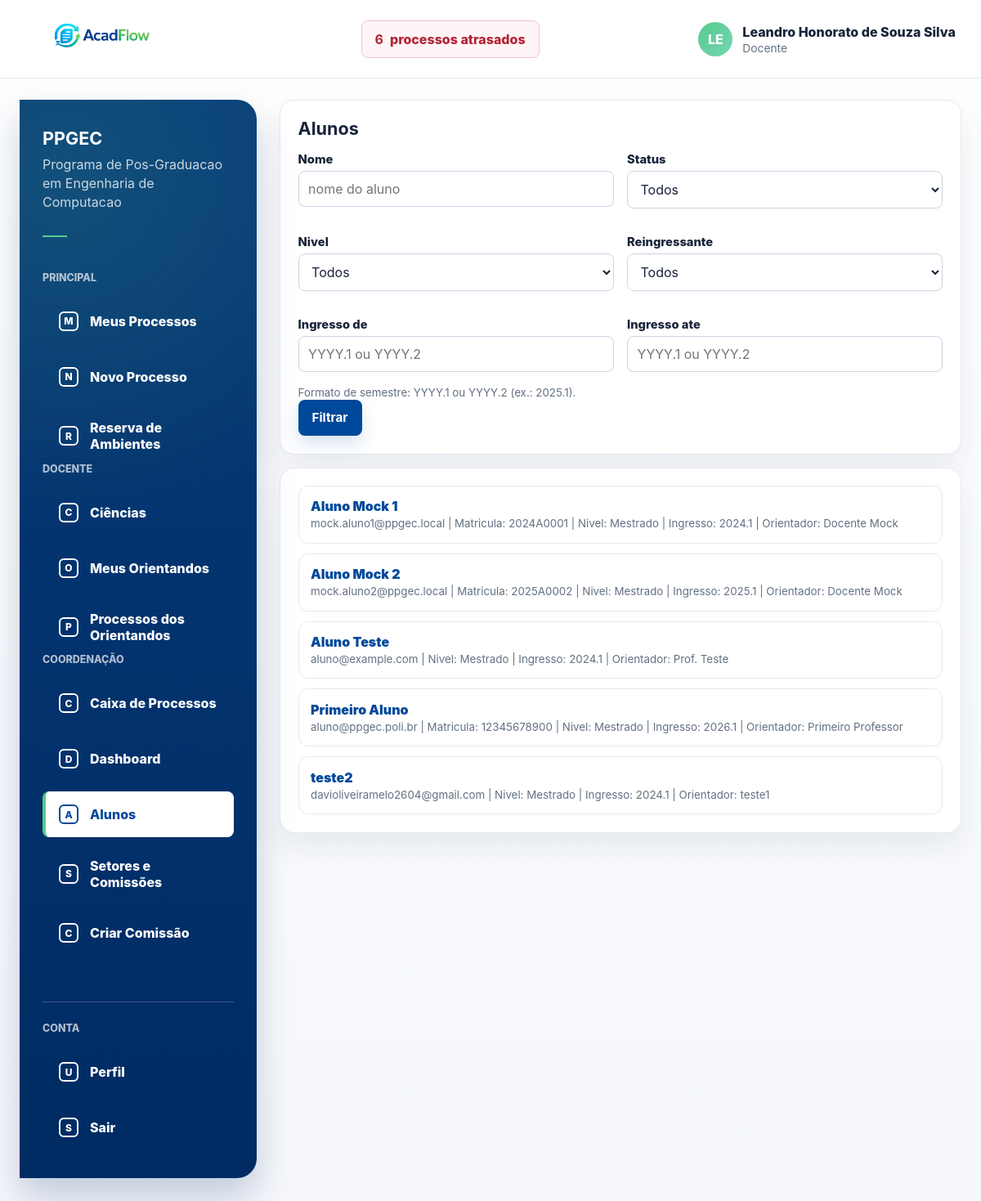
Screenshot of /coordenacao/alunos/ (signed in) with the database file from the repository.
### processos/models.py (models this page shows, shortened)
class User(AbstractUser):
    class TipoUsuario(models.TextChoices):
        ALUNO = "ALUNO", "Aluno"
        DOCENTE = "DOCENTE", "Docente"
        SERVIDOR = "SERVIDOR", "Servidor"
    username = None
    first_name = None
    last_name = None
    nome = models.CharField(max_length=255)
    email = models.EmailField(unique=True)
    polo_atuacao = models.ForeignKey(
        "Polo",
        on_delete=models.SET_NULL,
        null=True,
        blank=True,
        related_name="servidores",
    )
    tipo_usuario = models.CharField(
        max_length=20,
        choices=TipoUsuario.choices,
        default=TipoUsuario.SERVIDOR,
    )
    USERNAME_FIELD = "email"
    REQUIRED_FIELDS = ["nome"]
    objects = UserManager()
    class Meta:
        ordering = ["nome", "email"]

class Aluno(User):
    class NivelCurso(models.TextChoices):
        MESTRADO = "MESTRADO", "Mestrado"
        DOUTORADO = "DOUTORADO", "Doutorado"
    class StatusAluno(models.TextChoices):
        ATIVO = "ATIVO", "Ativo"
        DESLIGADO = "DESLIGADO", "Desligado"
        DEFENDEU = "DEFENDEU", "Defendeu"
    semestre_validator = RegexValidator(
        regex=r"^\d{4}\.[12]$",
        message="Informe no formato YYYY.1 ou YYYY.2.",
    )
    status_aluno = models.CharField(
        max_length=12,
        choices=StatusAluno.choices,
        default=StatusAluno.ATIVO,
    )
    matricula = models.CharField(max_length=50, blank=True)
    class Meta:
        verbose_name = "Aluno"
        verbose_name_plural = "Alunos"
    def trajetoria_ativa(self):
        return self.trajetorias.filter(status=TrajetoriaAcademica.Status.ATIVA).order_by("-criado_em").first()

class TrajetoriaAcademica(models.Model):
    class Status(models.TextChoices):
        ATIVA = "ATIVA", "Ativa"
        CONCLUIDA = "CONCLUIDA", "Concluida"
        DESLIGADA = "DESLIGADA", "Desligada"
        TRANCADA = "TRANCADA", "Trancado"
    aluno = models.ForeignKey(Aluno, on_delete=models.CASCADE, related_name="trajetorias")
    nivel_curso = models.CharField(max_length=10, choices=Aluno.NivelCurso.choices)
    status = models.CharField(max_length=15, choices=Status.choices, default=Status.ATIVA)
    ingresso = models.CharField(max_length=6, validators=[Aluno.semestre_validator])
    prazo_qualificacao = models.CharField(max_length=6, blank=True, validators=[Aluno.semestre_validator])
    prazo_defesa = models.CharField(max_length=6, blank=True, validators=[Aluno.semestre_validator])
    orientador = models.ForeignKey(
        settings.AUTH_USER_MODEL,
        on_delete=models.SET_NULL,
        null=True,
        blank=True,
        related_name="trajetorias_orientadas",
        limit_choices_to={"tipo_usuario": User.TipoUsuario.DOCENTE},
    )
    coorientador = models.ForeignKey(
        settings.AUTH_USER_MODEL,
        on_delete=models.SET_NULL,
        null=True,
        blank=True,
        related_name="trajetorias_coorientadas",
        limit_choices_to={"tipo_usuario": User.TipoUsuario.DOCENTE},
    )
    coorientador_externo_nome = models.CharField(max_length=255, blank=True)
    coorientador_externo_email = models.EmailField(blank=True)
    coorientador_externo_instituicao = models.CharField(max_length=255, blank=True)
    isQualificado = models.BooleanField(default=False)
    numero_defesa = models.CharField(max_length=80, blank=True)
    data_defesa = models.DateField(null=True, blank=True)
    deposito_versao_final = models.BooleanField(default=False)
    reingressante = models.BooleanField(default=False)
    criado_em = models.DateTimeField(auto_now_add=True)
    atualizado_em = models.DateTimeField(auto_now=True)
    class Meta:
        ordering = ["-criado_em"]

### processos/views.py (the view)
# urls.py: path("coordenacao/alunos/", alunos_view, name="coordenacao_alunos"),
@login_required
def alunos_view(request):
    if not _has_gestao_access(request.user):
        raise PermissionDenied("Acesso restrito a coordenadores e servidores.")
    queryset = Aluno.objects.prefetch_related("trajetorias__orientador").order_by("nome")
    nome = request.GET.get("nome", "").strip()
    nivel = request.GET.get("nivel", "").strip().upper()
    ingresso_inicio_raw = request.GET.get("ingresso_inicio", "").strip()
    ingresso_fim_raw = request.GET.get("ingresso_fim", "").strip()
    status = request.GET.get("status", "").strip().upper()
    if nome:
        queryset = queryset.filter(nome__icontains=nome)
    if nivel:
        queryset = queryset.filter(trajetorias__nivel_curso=nivel)
    ingresso_inicio = ingresso_inicio_raw if _semestre_valido(ingresso_inicio_raw) else ""
    ingresso_fim = ingresso_fim_raw if _semestre_valido(ingresso_fim_raw) else ""
    if ingresso_inicio:
        queryset = queryset.filter(trajetorias__ingresso__gte=ingresso_inicio)
    if ingresso_fim:
        queryset = queryset.filter(trajetorias__ingresso__lte=ingresso_fim)
    if status:
        queryset = queryset.filter(status_aluno=status)
    alunos = list(queryset.distinct())
    for aluno_item in alunos:
        trajetoria_atual = aluno_item.trajetoria_ativa()
        if not trajetoria_atual:
            trajetoria_atual = aluno_item.trajetorias.order_by("-criado_em").first()
        aluno_item.trajetoria_atual = trajetoria_atual
    return render(
        request,
        "processos/alunos_lista.html",
        {
            "alunos": alunos,
            "filtro_nome": nome,
            "filtro_nivel": nivel,
            "filtro_ingresso_inicio": ingresso_inicio_raw,
            "filtro_ingresso_fim": ingresso_fim_raw,
            "filtro_status": status,
            "status_list": Aluno.StatusAluno.choices,
            "is_coordenador": _is_coordenador(request.user),
            "has_gestao_access": _has_gestao_access(request.user),
            "can_view_dashboard": _can_view_dashboard(request.user),
            "can_view_processos": _can_view_processos(request.user),
            "can_view_caixa": _can_view_caixa(request.user),
        },
    )

### processos/context_processors.py (called while the page is built)
def processos_atrasados(request):
    if not request.user.is_authenticated:
        return {}
    return {
        "processos_atrasados_count": processos_atrasados_queryset(request.user).count(),
        "processos_atrasados_url": processos_atrasados_url(request.user),
    }

def _is_docente(user):
    return user.is_authenticated and user.tipo_usuario == User.TipoUsuario.DOCENTE

def _is_servidor(user):
    return user.is_authenticated and user.tipo_usuario == User.TipoUsuario.SERVIDOR

def _is_coordenador(user):
    if not _is_docente(user):
        return False
    try:
        return bool(user.docente.coordenador)
    except Docente.DoesNotExist:
        return False

def _has_gestao_access(user):
    return _is_coordenador(user) or _is_servidor(user)

def _can_view_processos(user):
    return _is_coordenador(user) or _is_servidor(user)

def _can_view_caixa(user):
    return (
        _is_servidor(user)
        or SetorMembro.objects.filter(usuario=user, data_saida__isnull=True, setor__ativo=True).exists()
    )

def _has_setor_membership(user):
    return SetorMembro.objects.filter(usuario=user, data_saida__isnull=True, setor__ativo=True).exists()

def _is_membro_setor_nome(user, nome):
    return SetorMembro.objects.filter(
        usuario=user,
        data_saida__isnull=True,
        setor__ativo=True,
        setor__nome=nome,
    ).exists()

def _menu_item(label, href, url_names, icon):
    return {
        "label": label,
        "href": href,
        "url_names": url_names,
        "icon": icon,
    }

def _menu_lateral_items(user):
    sections = _menu_lateral_sections(user)
    if not sections:
        return []
    items = []
    for section in sections:
        items.extend(section["items"])
    return items

### processos/services.py (called while the page is built, shortened)
def processos_atrasados_base_queryset():
    return Processo.objects.filter(
        prazo_limite__lt=timezone.localdate(),
    ).exclude(status=Processo.StatusProcesso.FINALIZADO)

def processos_atrasados_queryset(user):
    queryset = processos_atrasados_base_queryset()
    if not user.is_authenticated:
        return queryset.none()
    if user.tipo_usuario == User.TipoUsuario.SERVIDOR:
        return queryset
    if user.tipo_usuario == User.TipoUsuario.DOCENTE:
        is_coordenador = Docente.objects.filter(pk=user.pk, coordenador=True).exists()
        if is_coordenador:
            return queryset
    return queryset.filter(usuario_criado_por=user)

### processos/views.py (called while the page is built)
def _has_gestao_access(user):
    return _is_coordenador(user) or _is_servidor(user)

### templates/processos/alunos_lista.html (shortened to what this page needs)
{% extends "base.html" %}
{% block content %}
<section class="card" style="margin-bottom: 1rem;">
    <h1 class="section-title">Alunos</h1>
    <form method="get">
        <div class="grid-two">
            <div class="field">
                <label for="id_nome">Nome</label>
                <input id="id_nome" type="text" name="nome" value="{{ filtro_nome }}" placeholder="nome do aluno">
            </div>
            <div class="field">
                <label for="id_status">Status</label>
                <select id="id_status" name="status">
                    <option value="">Todos</option>
                </select>
            </div>
            <div class="field">
                <label for="id_nivel">Nivel</label>
                <select id="id_nivel" name="nivel">
                    <option value="">Todos</option>
                </select>
            </div>
            <div class="field">
                <label for="id_reingressante">Reingressante</label>
                <select id="id_reingressante" name="reingressante">
                    <option value="" {% if filtro_reingressante == "" %}selected{% endif %}>Todos</option>
                </select>
            </div>
            <div class="field">
                <label for="id_ingresso_inicio">Ingresso de</label>
                <input id="id_ingresso_inicio" type="text" name="ingresso_inicio" value="{{ filtro_ingresso_inicio }}" placeholder="YYYY.1 ou YYYY.2">
            </div>
            <div class="field">
                <label for="id_ingresso_fim">Ingresso ate</label>
                <input id="id_ingresso_fim" type="text" name="ingresso_fim" value="{{ filtro_ingresso_fim }}" placeholder="YYYY.1 ou YYYY.2">
            </div>
        </div>
        <small class="muted">Formato de semestre: YYYY.1 ou YYYY.2 (ex.: 2025.1).</small><br>
        <button class="btn" type="submit">Filtrar</button>
    </form>
</section>
<section class="card">
    {% if alunos %}
        <ul class="list">
            {% for aluno in alunos %}
                <li>
                    <strong><a class="text-link" href="{% url 'aluno_detalhe' aluno.id %}">{{ aluno.nome }}</a></strong><br>
                    <small class="muted">
                        {{ aluno.email }}
                        {% if aluno.matricula %} | Matricula: {{ aluno.matricula }}{% endif %}
                        {% if aluno.trajetoria_atual %}
                            | Nivel: {{ aluno.trajetoria_atual.get_nivel_curso_display }}
                            | Ingresso: {{ aluno.trajetoria_atual.ingresso }}
                            {% if aluno.trajetoria_atual.orientador %} | Orientador: {{ aluno.trajetoria_atual.orientador.nome }}{% endif %}
                        {% endif %}
                    </small>
                </li>
            {% endfor %}
        </ul>
    {% else %}
        <p class="muted">Nenhum aluno encontrado com os filtros informados.</p>
    {% endif %}
</section>
{% endblock %}

### templates/base.html (shortened to what this page needs)
{% load static %}
<!doctype html>
<html lang="pt-BR">
<head>
    <link rel="stylesheet" href="{% static 'css/app.css' %}">
</head>
<body>
<div class="app-shell">
    {% if user.is_authenticated %}
        <header class="topbar">
            <div class="container topbar-content">
                <a class="brand" href="{% url 'home' %}" aria-label="AcadFlow">
                    <img class="brand-logo" src="{% static 'img/acadflow-logo.png' %}" alt="AcadFlow">
                </a>
                <a class="overdue-link" href="{{ processos_atrasados_url }}">
                    <strong>{{ processos_atrasados_count|default:0 }}</strong>
                    <span>processos atrasados</span>
                </a>
                <details class="user-menu">
                    <summary class="user-chip">
                        <span class="avatar" aria-hidden="true">{{ user.nome|default:user.email|slice:":2"|upper }}</span>
                        <span class="user-meta">
                            <span class="user-name">{{ user.nome }}</span>
                            <span class="user-role">{{ user.get_tipo_usuario_display }}</span>
                        </span>
                    </summary>
                </details>
            </div>
        </header>
    {% endif %}
    <main class="main-area">
        <div class="container">
            {% if user.is_authenticated %}
                <div class="layout">
                    <aside class="sidebar" aria-label="Menu principal">
                        <div class="sidebar-program">
                            <strong>PPGEC</strong>
                            <span>Programa de Pos-Graduacao em Engenharia de Computacao</span>
                            <span class="sidebar-rule"></span>
                        </div>
                        {% for section in nav_menu_sections %}
                            <p class="sidebar-label">{{ section.label }}</p>
                            <ul class="side-menu">
                                {% for item in section.items %}
                                    <li>
                                        <a class="{% if request.resolver_match.url_name in item.url_names %}is-active{% endif %}" href="{{ item.href }}">
                                            <span class="side-icon">{{ item.icon }}</span>
                                            {{ item.label }}
                                        </a>
                                    </li>
                                {% endfor %}
                            </ul>
                        {% endfor %}
                        <div class="sidebar-footer">
                            <p class="sidebar-label">Conta</p>
                            <ul class="side-menu">
                                <li>
                                    <a class="{% if request.resolver_match.url_name == 'me' %}is-active{% endif %}" href="{% url 'me' %}">
                                        <span class="side-icon">U</span>
                                        Perfil
                                    </a>
                                </li>
                                <li>
                                    <form method="post" action="{% url 'logout' %}" class="side-form">
                                        <button type="submit">
                                            <span class="side-icon">S</span>
                                            Sair
                                        </button>
                                    </form>
                                </li>
                            </ul>
                        </div>
                    </aside>
                    <section class="content-area">
            {% endif %}
            {% block content %}{% endblock %}
            {% if user.is_authenticated %}
                    </section>
                </div>
            {% endif %}
        </div>
    </main>
</div>
</body>
</html>

### rows the page displays
User: nome "LE", nome "Leandro Honorato de Souza Silva", tipo_usuario "Docente"
Aluno: nome "Aluno Mock 1", email "mock.aluno1@ppgec.local", matricula "2024A0001", trajetoria_atual.nivel_curso "Mestrado", trajetoria_atual.ingresso "2024.1", trajetoria_atual.orientador.nome "Docente Mock"
Aluno: nome "Aluno Mock 2", email "mock.aluno2@ppgec.local", matricula "2025A0002", trajetoria_atual.nivel_curso "Mestrado", trajetoria_atual.ingresso "2025.1", trajetoria_atual.orientador.nome "Docente Mock"
Aluno: nome "Aluno Teste", email "aluno@example.com", trajetoria_atual.nivel_curso "Mestrado", trajetoria_atual.ingresso "2024.1", trajetoria_atual.orientador.nome "Prof. Teste"
Aluno: nome "Primeiro Aluno", email "aluno@ppgec.poli.br", matricula "12345678900", trajetoria_atual.nivel_curso "Mestrado", trajetoria_atual.ingresso "2026.1", trajetoria_atual.orientador.nome "Primeiro Professor"
Aluno: nome "teste2", email "davioliveiramelo2604@gmail.com", trajetoria_atual.nivel_curso "Mestrado", trajetoria_atual.ingresso "2024.1", trajetoria_atual.orientador.nome "teste1"

### other values shown
{{ processos_atrasados_count|default:0 }} "6"
{{ section.label }} "PRINCIPAL" "DOCENTE" "COORDENAÇÃO"
{{ item.icon }} "M" "N" "R" "C" "O" "P" "C" "D" "A" "S" "C"
{{ item.label }} "Meus Processos" "Novo Processo" "Reserva de Ambientes" "Ciências" "Meus Orientandos" "Processos dos Orientandos" "Caixa de Processos" "Dashboard" "Alunos" "Setores e Comissões" "Criar Comissão"
